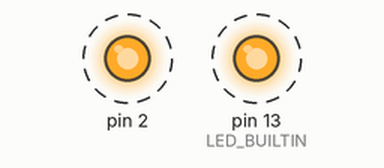
Recording of a sketch running on a simulated Arduino Uno, built with avr-gcc and run on an emulated ATmega328P. Shown: output pins drawn as LEDs (lit = HIGH). Dashed ring = blinking.

Above: at 0.5 s.
Timing chart, 0 to 4.6 s (numbered marks = the images above):
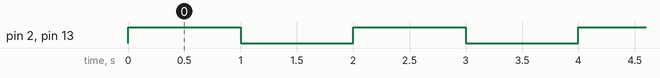

The sketch:

LED_Blink.ino
```cpp
void setup() {
  // put your setup code here, to run once:
pinMode(LED_BUILTIN, OUTPUT);
digitalWrite(LED_BUILTIN, LOW);
pinMode(2, OUTPUT);
digitalWrite(2, LOW);
}

void loop() {
  // put your main code here, to run repeatedly:
digitalWrite(LED_BUILTIN, HIGH);
digitalWrite(2, HIGH);
delay(1000);
digitalWrite(LED_BUILTIN, LOW);
digitalWrite(2, LOW);
delay(1000);
}
```

Measured:
- by itself, pin 2, pin 13 (LED_BUILTIN): alternates HIGH for 1.0 s and LOW for 1.0 s
